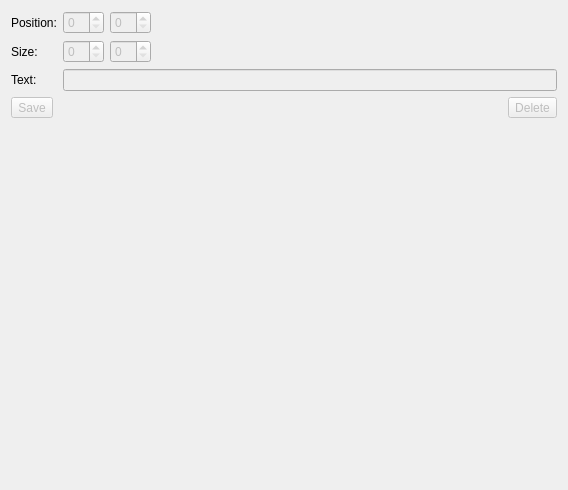
<?xml version="1.0" encoding="UTF-8"?>
<ui version="4.0">
 <class>DataViewPanel</class>
 <widget class="QWidget" name="DataViewPanel">
  <property name="geometry">
   <rect>
    <x>0</x>
    <y>0</y>
    <width>568</width>
    <height>490</height>
   </rect>
  </property>
  <property name="windowTitle">
   <string>Data view</string>
  </property>
  <layout class="QVBoxLayout" name="verticalLayout">
   <item>
    <layout class="QFormLayout" name="formLayout">
     <item row="0" column="0">
      <widget class="QLabel" name="posLabel">
       <property name="text">
        <string>Position:</string>
       </property>
      </widget>
     </item>
     <item row="0" column="1">
      <layout class="QHBoxLayout" name="horizontalLayout">
       <item>
        <widget class="QSpinBox" name="posXValue">
         <property name="enabled">
          <bool>false</bool>
         </property>
        </widget>
       </item>
       <item>
        <widget class="QSpinBox" name="posYValue">
         <property name="enabled">
          <bool>false</bool>
         </property>
        </widget>
       </item>
       <item>
        <spacer name="horizontalSpacer">
         <property name="orientation">
          <enum>Qt::Horizontal</enum>
         </property>
         <property name="sizeHint" stdset="0">
          <size>
           <width>40</width>
           <height>20</height>
          </size>
         </property>
        </spacer>
       </item>
      </layout>
     </item>
     <item row="2" column="0">
      <widget class="QLabel" name="textLabel">
       <property name="text">
        <string>Text:</string>
       </property>
      </widget>
     </item>
     <item row="2" column="1">
      <widget class="QLineEdit" name="textValue">
       <property name="enabled">
        <bool>false</bool>
       </property>
      </widget>
     </item>
     <item row="1" column="0">
      <widget class="QLabel" name="label">
       <property name="text">
        <string>Size:</string>
       </property>
      </widget>
     </item>
     <item row="1" column="1">
      <layout class="QHBoxLayout" name="horizontalLayout_2">
       <item>
        <widget class="QSpinBox" name="sizeXValue">
         <property name="enabled">
          <bool>false</bool>
         </property>
        </widget>
       </item>
       <item>
        <widget class="QSpinBox" name="sizeYValue">
         <property name="enabled">
          <bool>false</bool>
         </property>
        </widget>
       </item>
       <item>
        <spacer name="horizontalSpacer_2">
         <property name="orientation">
          <enum>Qt::Horizontal</enum>
         </property>
         <property name="sizeHint" stdset="0">
          <size>
           <width>40</width>
           <height>20</height>
          </size>
         </property>
        </spacer>
       </item>
      </layout>
     </item>
    </layout>
   </item>
   <item>
    <layout class="QGridLayout" name="gridLayout">
     <item row="0" column="2">
      <widget class="QToolButton" name="creationButton">
       <property name="enabled">
        <bool>false</bool>
       </property>
       <property name="text">
        <string>Delete</string>
       </property>
      </widget>
     </item>
     <item row="0" column="1">
      <spacer name="horizontalSpacer_3">
       <property name="orientation">
        <enum>Qt::Horizontal</enum>
       </property>
       <property name="sizeHint" stdset="0">
        <size>
         <width>40</width>
         <height>20</height>
        </size>
       </property>
      </spacer>
     </item>
     <item row="0" column="0">
      <widget class="QToolButton" name="saveButton">
       <property name="enabled">
        <bool>false</bool>
       </property>
       <property name="text">
        <string>Save</string>
       </property>
      </widget>
     </item>
    </layout>
   </item>
   <item>
    <spacer name="verticalSpacer">
     <property name="orientation">
      <enum>Qt::Vertical</enum>
     </property>
     <property name="sizeHint" stdset="0">
      <size>
       <width>20</width>
       <height>40</height>
      </size>
     </property>
    </spacer>
   </item>
  </layout>
 </widget>
 <resources/>
 <connections/>
</ui>
